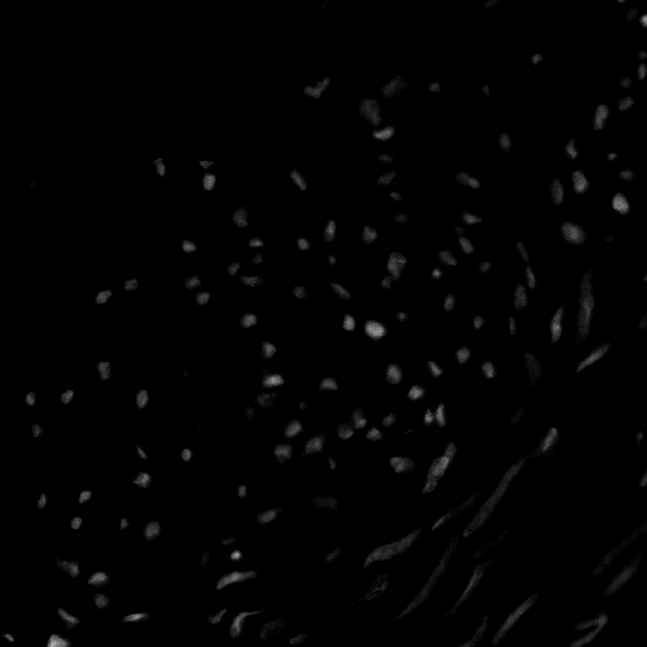
#> input picture Lab03 - Histogram Equalization/im_cells.png, 647 x 647 px
$ jupyter execute Lab03_hist.ipynb
#> lines starting #> are read from the running program, lines starting #| are printed output that depends on the picture
**Prática de Histogramas**

1)
- Produza a imagem ‘negativa’ do arquivo ‘im_cells.png’
- Com a imagem negativa, produza a imagem original novamente.
- Mostre lado a lado a imagem original e a negativa. Em qual deles os objetos presentes na imagem são melhor percebidos? Justifique.
- Aplique a imagem uma função logarítmica.

[cell 1]
import cv2
import numpy as np
import matplotlib.pyplot as plt

# Carregar a imagem
image = cv2.imread("im_cells.png", cv2.IMREAD_GRAYSCALE)
#> image is the input picture: shape (647, 647); min 0, max 188, mean 2.4

# Negativar a imagem
image_negative = 255 - image
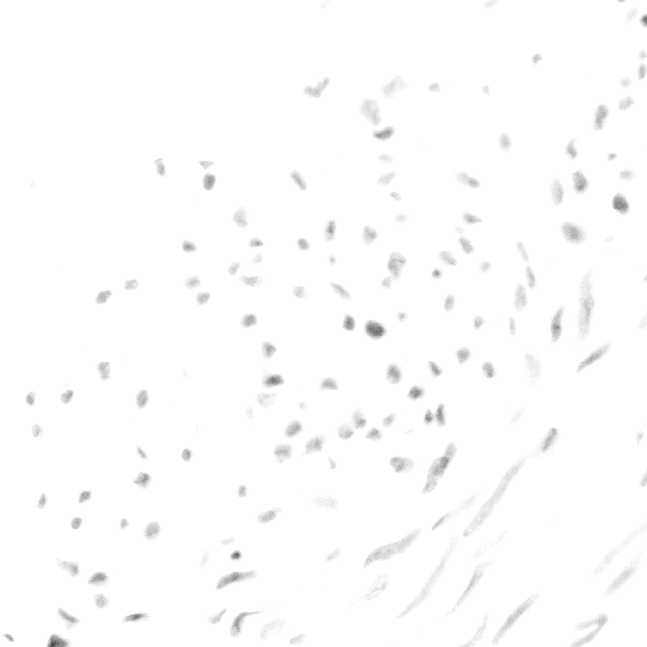
#> image_negative: shape (647, 647); min 67, max 255, mean 252.6

# Reverter o negativo para a imagem original
image_reverted = 255 - image_negative

# Aplicar transformação logarítmica
c = 255 / np.log(1 + np.max(image))
#> c = 48.65
image_log = c * np.log(1 + image)
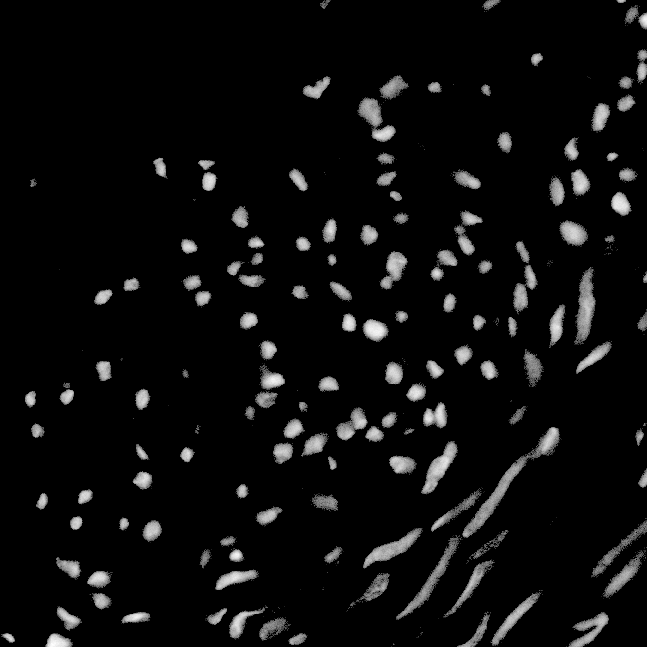
#> image_log: shape (647, 647) float16; min 0, max 255.1, mean 13.2; drawn with min black and max white

# Normalizar para a faixa de 0 a 255 e converter para uint8
image_log = np.array(image_log, dtype=np.uint8)

# Plote as imagens lado a lado
plt.figure(figsize=(10, 5))

plt.subplot(1, 3, 1)
plt.imshow(image, cmap='gray')
plt.title('Imagem Original')
plt.axis('off')

plt.subplot(1, 3, 2)
plt.imshow(image_negative, cmap='gray')
plt.title('Imagem Negativa')
plt.axis('off')

plt.subplot(1, 3, 3)
plt.imshow(image_reverted, cmap='gray')
plt.title('Imagem Revertida')
plt.axis('off')

plt.show()
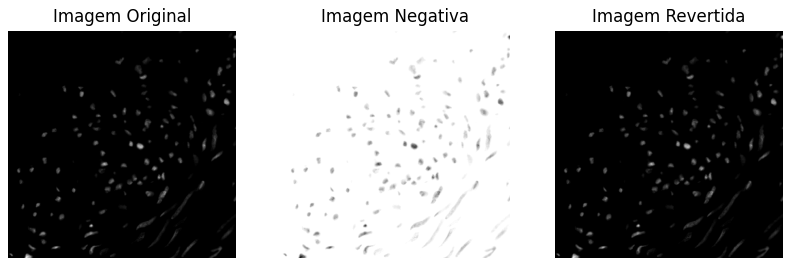
#> figure drawn by matplotlib, 3 panels

A imagem em que os objetos são mais perceptivos são na imagem Negativa, pois ao invertê-la, o contraste entre os objetos da imagem e do fundo aumenta, deixando-os mais perceptivos.

[cell 2]
plt.figure(figsize=(10, 5))

plt.subplot(1, 2, 1)
plt.imshow(image, cmap='gray')
plt.title('Imagem Original')
plt.axis('off')

plt.subplot(1, 2, 2)
plt.imshow(image_log, cmap='gray')
plt.title('Imagem com Transformação Logarítmica')
plt.axis('off')

plt.show()
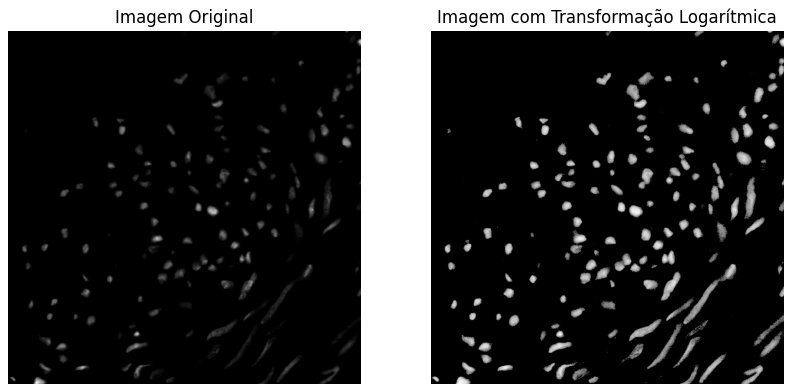
#> figure drawn by matplotlib, 2 panels

2)
- Abra a imagem 'pout.tif' e mostre seu histograma.
- Equalize a imagem anterior e mostre novamente seu histograma. Mostra a curva de transformação (consulte https://www.mathworks.com/help/images/histogram-equalization.html)
(procurar função OpenCV)

[cell 3]
#Carregar a imagem
pout = cv2.imread("pout.tif", cv2.IMREAD_GRAYSCALE)
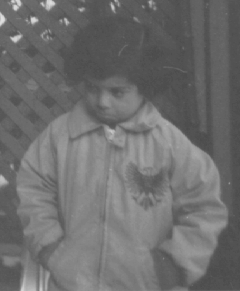
#> input picture Lab03 - Histogram Equalization/pout.tif, 240 x 291 px
#> pout is the input picture: shape (291, 240); min 74, max 224, mean 110.3

# Calcular o histograma da imagem original
hist_original = cv2.calcHist([pout], [0], None, [256], [0, 256])
#> hist_original = 256 values, max 3628 at index 82, min 0 at index 0, mean 272.8

#Equalizar a imagem
image_eq = cv2.equalizeHist(pout)
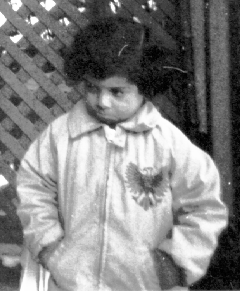
#> image_eq: shape (291, 240); min 0, max 255, mean 130.4

# Calcular o histograma da imagem equalizada
hist_equalized = cv2.calcHist([image_eq], [0], None, [256], [0, 256])
#> hist_equalized = 256 values, max 3628 at index 25, min 0 at index 1, mean 272.8

#Plotar as imagens
plt.figure(figsize=(15, 10))

plt.subplot(2, 2, 1)
plt.imshow(pout, cmap='gray')
plt.title('Imagem Original')
plt.axis('off')

plt.subplot(2, 2, 2)
plt.imshow(image_eq, cmap='gray')
plt.title('Imagem Equalizada')
plt.axis('off')

plt.subplot(2, 2, 3)
plt.plot(hist_original)
plt.title('Histograma da Imagem Original')
plt.xlabel('Intensidade')
plt.ylabel('Frequência')

plt.subplot(2, 2, 4)
plt.plot(hist_equalized)
plt.title('Histograma da Imagem Equalizada')
plt.xlabel('Intensidade')
plt.ylabel('Frequência')

plt.show()
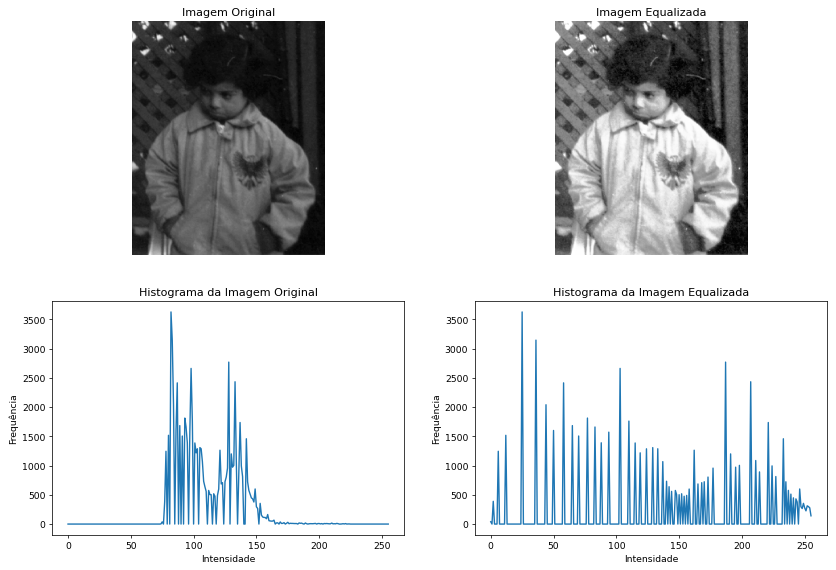
#> figure drawn by matplotlib, 4 panels; panel 3: curve peaks at x = 82, y = 3628; panel 4: curve peaks at x = 25, y = 3628

3) *Implemente* o algoritmo de equalização de histograma e aplique a imagem ‘imcells.png’. Use o mínimos de laços for - tente realizar operações diretas com matrizes e vetores do numpy
- Aplique o mesmo algortimo 2x na mesma imagem e compare os resultados

[cell 4]
import numpy as np
import cv2
import matplotlib.pyplot as plt

def calcular_histograma(imagem):
    """Calcula o histograma de uma imagem em tons de cinza."""
    histograma = np.zeros(256, dtype=int)
    for pixel_value in imagem.flatten():
        histograma[pixel_value] += 1
#> after the loop, histograma = 256 values, max 378408 at index 0, min 0 at index 149, mean 1635.2
    return histograma

def equalizar_histograma(imagem):
    """Equaliza o histograma de uma imagem em tons de cinza."""
    histograma = calcular_histograma(imagem)

    # Calcular a CDF (Função de Distribuição Acumulada)
    cdf = histograma.cumsum()
#> cdf = 256 values from 378408 to 418609

    # Normalizar a CDF
    cdf_min = cdf[cdf > 0].min()
#> cdf_min = 378408
    cdf_max = cdf[-1]
#> cdf_max = 418609
    cdf_normalizada = (cdf - cdf_min) * 255 / (cdf_max - cdf_min)
#> cdf_normalizada = 256 values from 0 to 255
    cdf_normalizada = np.clip(cdf_normalizada, 0, 255).astype(np.uint8)

    # Aplicar a CDF normalizada para equalizar a imagem
    imagem_equalizada = cdf_normalizada[imagem]
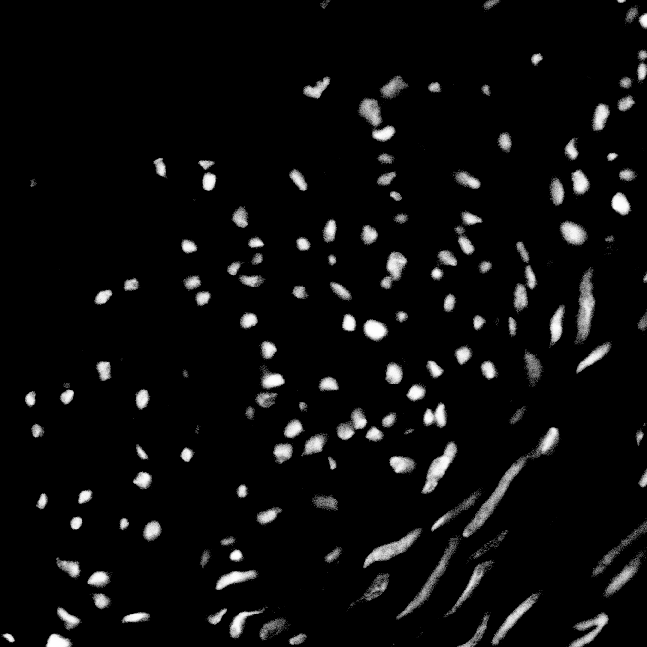
#> imagem_equalizada: shape (647, 647); min 0, max 255, mean 12.4

    return imagem_equalizada, calcular_histograma(imagem_equalizada)

def plotar_imagens_histogramas(imagem, histograma):
    """Plota as imagens original e equalizada, junto com seus respectivos histogramas."""
    plt.figure(figsize=(10, 10))

    # Exibir a imagem original
    plt.subplot(2, 1, 1)
    plt.title('Imagem Original')
    plt.imshow(imagem, cmap='gray')
    plt.axis('off')

    # Exibir o histograma da imagem original
    plt.subplot(2, 1, 2)
    plt.title('Histograma da Imagem Original')
    plt.plot(histograma, color='black')
    plt.xlim([0, 255])

    plt.tight_layout()
    plt.show()

# Carregar a imagem em tons de cinza
imagem = cv2.imread('im_cells.png', cv2.IMREAD_GRAYSCALE)

# Equalizar o histograma da imagem e obter o histograma equalizado
imagem_equalizada, histograma_equalizado = equalizar_histograma(imagem)
#> histograma_equalizado = 256 values, max 378408 at index 0, min 0 at index 1, mean 1635.2

# Equalizar o histograma da imagem e obter o histograma equalizado pela segunda vez
imagem_equalizada2, histograma_equalizado2 = equalizar_histograma(imagem_equalizada)
#> histograma_equalizado2 has the same summary as histograma_equalizado

# Calcular o histograma da imagem original
histograma_original = calcular_histograma(imagem)
#> histograma_original has the same summary as histograma in calcular_histograma

# Plotar as imagens e seus histogramas
plotar_imagens_histogramas(imagem, histograma_original)
#> in plotar_imagens_histogramas, `plt.show()`:
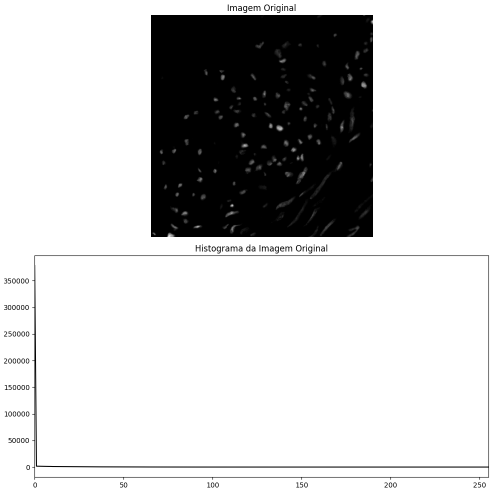
#> figure drawn by matplotlib, 2 panels; panel 2: curve peaks at x = 0, y = 378408
plotar_imagens_histogramas(imagem_equalizada, histograma_equalizado)
#> in plotar_imagens_histogramas (call 2), `plt.show()`:
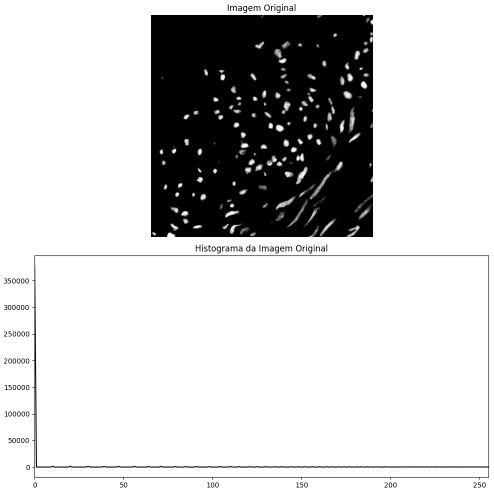
#> figure drawn by matplotlib, 2 panels; panel 2: curve peaks at x = 0, y = 378408
plotar_imagens_histogramas(imagem_equalizada2, histograma_equalizado2)
